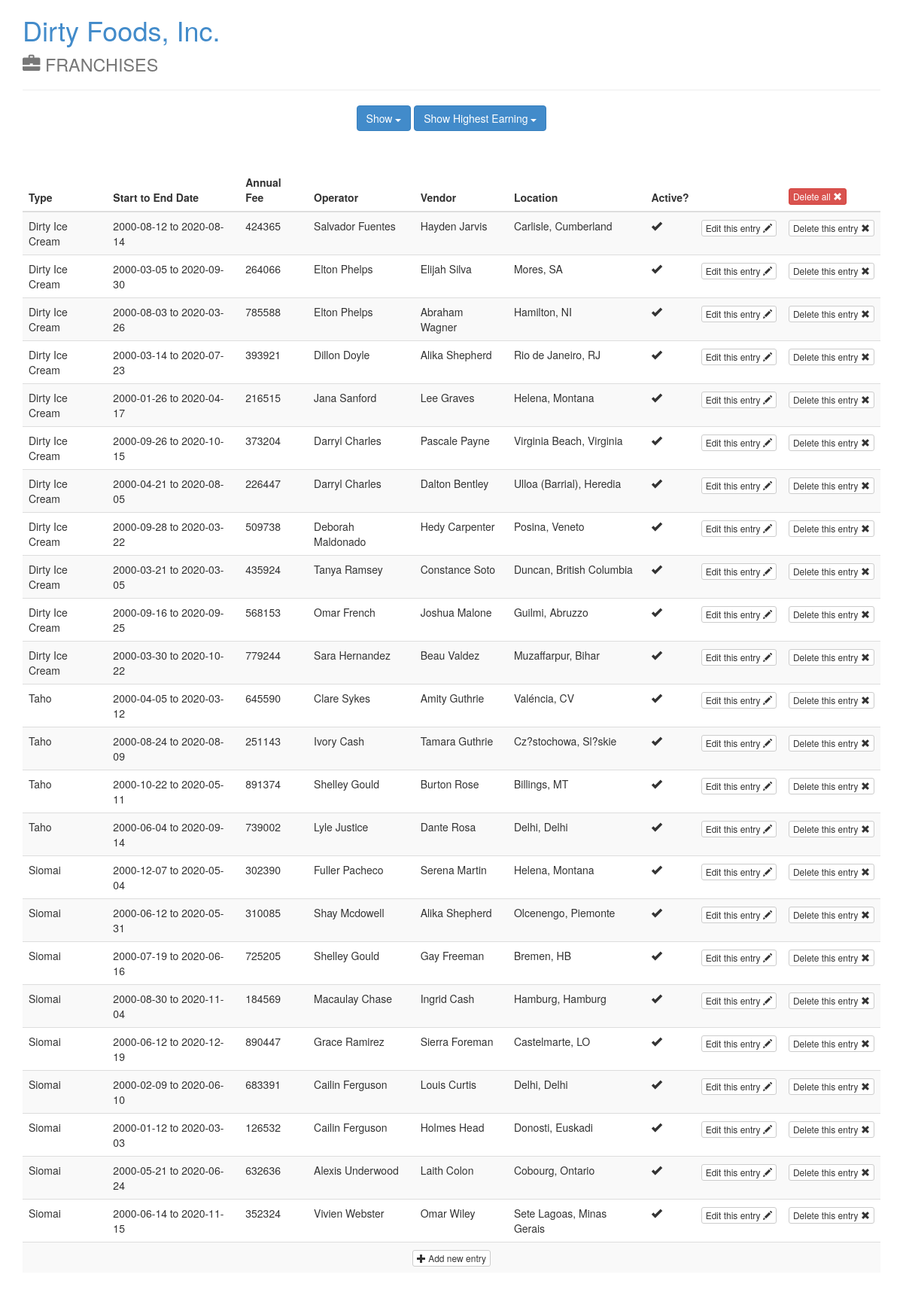
Page /franchises.php?show=all on the committed database.
### tables this page shows
CREATE TABLE `franchise` (
  `franchise_id` int(11) NOT NULL AUTO_INCREMENT,
  `status` varchar(45) NOT NULL,
  `startdate` datetime NOT NULL,
  `enddate` datetime DEFAULT NULL,
  `annual_fee` int(11) DEFAULT NULL,
  `OPERATOR_operator_id` int(11) NOT NULL,
  `VENDOR_vendor_id` int(11) NOT NULL,
  `LOCATION_location_id` int(11) NOT NULL,
  `FRANCHISE_TYPE_franchisetype_id` int(11) NOT NULL,
  PRIMARY KEY (`franchise_id`),
  KEY `fk_FRANCHISE_OPERATOR1_idx` (`OPERATOR_operator_id`),
  KEY `fk_FRANCHISE_VENDOR1_idx` (`VENDOR_vendor_id`),
  KEY `fk_FRANCHISE_LOCATION1_idx` (`LOCATION_location_id`),
  KEY `fk_FRANCHISE_FRANCHISE_TYPE1_idx` (`FRANCHISE_TYPE_franchisetype_id`)
);

CREATE TABLE `franchise_type` (
  `franchisetype_id` int(11) NOT NULL AUTO_INCREMENT,
  `type` varchar(45) NOT NULL,
  `logo` varchar(45) DEFAULT NULL,
  PRIMARY KEY (`franchisetype_id`)
);

CREATE TABLE `operator` (
  `operator_id` int(11) NOT NULL AUTO_INCREMENT,
  `name` varchar(120) NOT NULL,
  `age` int(11) NOT NULL,
  `birthdate` datetime NOT NULL,
  `LOCATION_location_id` int(11) NOT NULL,
  PRIMARY KEY (`operator_id`),
  KEY `fk_OPERATOR_LOCATION_idx` (`LOCATION_location_id`)
);

CREATE TABLE `vendor` (
  `vendor_id` int(11) NOT NULL AUTO_INCREMENT,
  `name` varchar(120) NOT NULL,
  `age` int(11) NOT NULL,
  `birthdate` datetime NOT NULL,
  `VENDOR_TYPE_vendortype_id` int(11) NOT NULL,
  PRIMARY KEY (`vendor_id`),
  KEY `fk_VENDOR_VENDOR_TYPE1_idx` (`VENDOR_TYPE_vendortype_id`)
);

CREATE TABLE `location` (
  `location_id` int(11) NOT NULL AUTO_INCREMENT,
  `district` varchar(45) NOT NULL,
  `city` varchar(45) NOT NULL,
  `province` varchar(45) NOT NULL,
  `population` int(11) NOT NULL,
  PRIMARY KEY (`location_id`)
);

### franchises.php (the view, shortened to what this page needs)
<?php
$con = mysqli_connect(db_address,db_user,db_pass,db_name);
?>
<!DOCTYPE html>
<html lang="en">
<head>
	<link rel="stylesheet" href="css/bootstrap.min.css">
</head>
<body>
	<div class="container">
		<h1><a href="index.php">Dirty Foods, Inc.</a><br><small><span class="glyphicon glyphicon-briefcase"></span> FRANCHISES</small></h1>
		<hr>
	</div>
	<div class="container text-center">
		<div class="btn-group">
			<button class="btn btn-primary dropdown-toggle" data-toggle="dropdown">Show <span class="caret"></span></button>
		</div>
		<div class="btn-group">
			<button class="btn btn-primary dropdown-toggle" data-toggle="dropdown">Show Highest Earning <span class="caret"></span></button>
		</div>
	</div>
<?php
	if (isset($_GET['show'])) {
		if ($_GET['show'] == 'all') {
			$result = mysqli_query($con, "SELECT franchise_id, type, date(startdate) AS Start, date(enddate) AS End, annual_fee, operator.name AS OperatorName, vendor.name AS VendorName, city, province, status FROM franchise, franchise_type, operator, vendor, location WHERE franchise.OPERATOR_operator_id=operator.operator_id AND franchise.VENDOR_vendor_id=vendor.vendor_id AND franchise.LOCATION_location_id=location.location_id AND franchise.FRANCHISE_TYPE_franchisetype_id=franchise_type.franchisetype_id;");
		}
?>
	<div class="container content">
		<table class="table table-striped">
			<thead>
				<tr>
					<th>Type</th>
					<th>Start to End Date</th>
					<th>Annual Fee</th>
					<th>Operator</th>
					<th>Vendor</th>
					<th>Location</th>
					<th>Active?</th>
					<th></th>
					<th>
						<?php
						if ($_GET['show'] == 'all') {
						?>
						<form action="?deleteall" id='delete' method="post"><button type="submit" id='deleteButton' class="btn btn-danger btn-xs">Delete all <span class="glyphicon glyphicon-remove"></span></button></form>
						<?php
						}
						?>
					</th>
				</tr>
			</thead>
		<?php
			while ($row = mysqli_fetch_array($result)) {
				echo "<tr>";
				echo "<td>" . $row['type'] . "</td>";
				echo "<td>" . $row['Start'] . " to " . $row['End'] . "</td>";
				echo "<td>" . $row['annual_fee'] . "</td>";
				echo "<td>" . $row['OperatorName'] . "</td>";
				echo "<td>" . $row['VendorName'] . "</td>";
				echo "<td>" . $row['city'] . ", " . $row['province'] . "</td>";
				echo "<td>" . ($row['status'] == 1 ? "<span class='glyphicon glyphicon-ok'></span>" : "") . "</td>";
				echo "
				<td>
					<form action='?edit' method='post'>
						<input type='hidden' name='franchise_id' value=" . $row['franchise_id']. ">
						<button type='submit' class='btn btn-default btn-xs'>Edit this entry <span class='glyphicon glyphicon-pencil'></span></button>
					</form>
				</td>
				";
				echo "
				<td>
					<form action='?delete' method='post' id='delete' >
						<input type='hidden' name='franchise_id' value=" . $row['franchise_id']. ">
						<button type='submit' class='btn btn-default btn-xs'>Delete this entry <span class='glyphicon glyphicon-remove'></span></button>
					</form>
				</td>
				";
				echo "</tr>";
			}
		?>
		<tr><td colspan=9 class="text-center"><a href="?add" class="btn btn-default btn-xs"><span class="glyphicon glyphicon-plus"></span> Add new entry</a></td></tr>
		</table>
	</div>
<?php
	}
?>
</body>
</html>

### franchises.php (style rules this page uses)
.content { margin-top: 50px; margin-bottom: 50px; }

### rows in the picture
franchise: franchise_type.type "Dirty Ice Cream", Start "2000-08-12", End "2020-08-14", annual_fee "424365", operator.name "Salvador Fuentes", vendor.name "Hayden Jarvis", location.city "Carlisle", location.province "Cumberland", status "1" (drawn)
franchise: franchise_type.type "Dirty Ice Cream", Start "2000-03-05", End "2020-09-30", annual_fee "264066", operator.name "Elton Phelps", vendor.name "Elijah Silva", location.city "Mores", location.province "SA", status "1" (drawn)
franchise: franchise_type.type "Dirty Ice Cream", Start "2000-08-03", End "2020-03-26", annual_fee "785588", operator.name "Elton Phelps", vendor.name "Abraham Wagner", location.city "Hamilton", location.province "NI", status "1" (drawn)
franchise: franchise_type.type "Dirty Ice Cream", Start "2000-03-14", End "2020-07-23", annual_fee "393921", operator.name "Dillon Doyle", vendor.name "Alika Shepherd", location.city "Rio de Janeiro", location.province "RJ", status "1" (drawn)
franchise: franchise_type.type "Dirty Ice Cream", Start "2000-01-26", End "2020-04-17", annual_fee "216515", operator.name "Jana Sanford", vendor.name "Lee Graves", location.city "Helena", location.province "Montana", status "1" (drawn)
franchise: franchise_type.type "Dirty Ice Cream", Start "2000-09-26", End "2020-10-15", annual_fee "373204", operator.name "Darryl Charles", vendor.name "Pascale Payne", location.city "Virginia Beach", location.province "Virginia", status "1" (drawn)
franchise: franchise_type.type "Dirty Ice Cream", Start "2000-04-21", End "2020-08-05", annual_fee "226447", operator.name "Darryl Charles", vendor.name "Dalton Bentley", location.city "Ulloa (Barrial)", location.province "Heredia", status "1" (drawn)
franchise: franchise_type.type "Dirty Ice Cream", Start "2000-09-28", End "2020-03-22", annual_fee "509738", operator.name "Deborah Maldonado", vendor.name "Hedy Carpenter", location.city "Posina", location.province "Veneto", status "1" (drawn)
franchise: franchise_type.type "Dirty Ice Cream", Start "2000-03-21", End "2020-03-05", annual_fee "435924", operator.name "Tanya Ramsey", vendor.name "Constance Soto", location.city "Duncan", location.province "British Columbia", status "1" (drawn)
franchise: franchise_type.type "Dirty Ice Cream", Start "2000-09-16", End "2020-09-25", annual_fee "568153", operator.name "Omar French", vendor.name "Joshua Malone", location.city "Guilmi", location.province "Abruzzo", status "1" (drawn)
franchise: franchise_type.type "Dirty Ice Cream", Start "2000-03-30", End "2020-10-22", annual_fee "779244", operator.name "Sara Hernandez", vendor.name "Beau Valdez", location.city "Muzaffarpur", location.province "Bihar", status "1" (drawn)
franchise: franchise_type.type "Taho", Start "2000-04-05", End "2020-03-12", annual_fee "645590", operator.name "Clare Sykes", vendor.name "Amity Guthrie", location.city "Valéncia", location.province "CV", status "1" (drawn)
franchise: franchise_type.type "Taho", Start "2000-08-24", End "2020-08-09", annual_fee "251143", operator.name "Ivory Cash", vendor.name "Tamara Guthrie", location.city "Cz?stochowa", location.province "Sl?skie", status "1" (drawn)
franchise: franchise_type.type "Taho", Start "2000-10-22", End "2020-05-11", annual_fee "891374", operator.name "Shelley Gould", vendor.name "Burton Rose", location.city "Billings", location.province "MT", status "1" (drawn)
franchise: franchise_type.type "Taho", Start "2000-06-04", End "2020-09-14", annual_fee "739002", operator.name "Lyle Justice", vendor.name "Dante Rosa", location.city "Delhi", location.province "Delhi", status "1" (drawn)
franchise: franchise_type.type "Siomai", Start "2000-12-07", End "2020-05-04", annual_fee "302390", operator.name "Fuller Pacheco", vendor.name "Serena Martin", location.city "Helena", location.province "Montana", status "1" (drawn)
franchise: franchise_type.type "Siomai", Start "2000-06-12", End "2020-05-31", annual_fee "310085", operator.name "Shay Mcdowell", vendor.name "Alika Shepherd", location.city "Olcenengo", location.province "Piemonte", status "1" (drawn)
franchise: franchise_type.type "Siomai", Start "2000-07-19", End "2020-06-16", annual_fee "725205", operator.name "Shelley Gould", vendor.name "Gay Freeman", location.city "Bremen", location.province "HB", status "1" (drawn)
franchise: franchise_type.type "Siomai", Start "2000-08-30", End "2020-11-04", annual_fee "184569", operator.name "Macaulay Chase", vendor.name "Ingrid Cash", location.city "Hamburg", location.province "Hamburg", status "1" (drawn)
franchise: franchise_type.type "Siomai", Start "2000-06-12", End "2020-12-19", annual_fee "890447", operator.name "Grace Ramirez", vendor.name "Sierra Foreman", location.city "Castelmarte", location.province "LO", status "1" (drawn)
franchise: franchise_type.type "Siomai", Start "2000-02-09", End "2020-06-10", annual_fee "683391", operator.name "Cailin Ferguson", vendor.name "Louis Curtis", location.city "Delhi", location.province "Delhi", status "1" (drawn)
franchise: franchise_type.type "Siomai", Start "2000-01-12", End "2020-03-03", annual_fee "126532", operator.name "Cailin Ferguson", vendor.name "Holmes Head", location.city "Donosti", location.province "Euskadi", status "1" (drawn)
franchise: franchise_type.type "Siomai", Start "2000-05-21", End "2020-06-24", annual_fee "632636", operator.name "Alexis Underwood", vendor.name "Laith Colon", location.city "Cobourg", location.province "Ontario", status "1" (drawn)
franchise: franchise_type.type "Siomai", Start "2000-06-14", End "2020-11-15", annual_fee "352324", operator.name "Vivien Webster", vendor.name "Omar Wiley", location.city "Sete Lagoas", location.province "Minas Gerais", status "1" (drawn)
